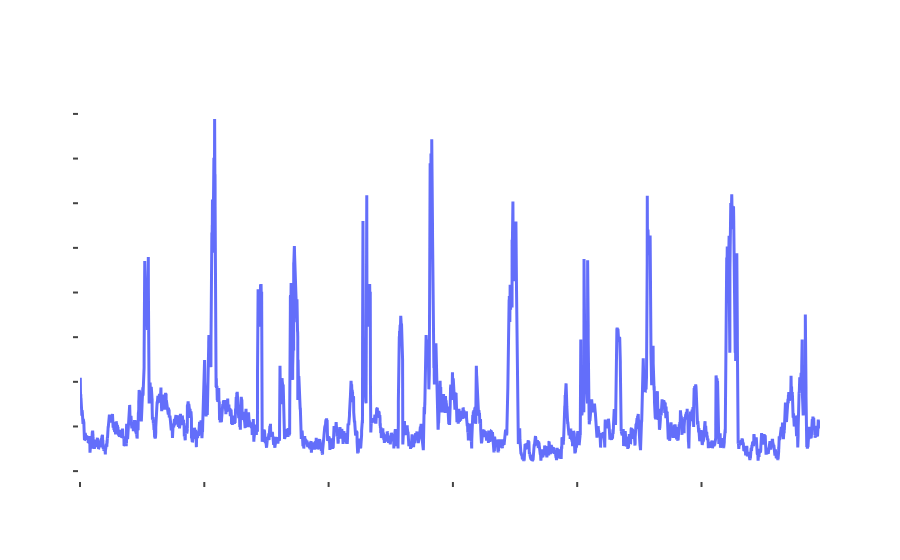

Notebook cell for this chart:
### Markdown cell above
Визуализируйте найденный матричный профиль временного ряда.

### Code cell
plot_ts(mp['mp'], "Matrix Profile")

### Figure 1 — Plotly figure (JSON) as saved in the notebook; plotly's stock layout.template omitted (floating-point values rounded to 4 significant figures; data arrays with more than 128 entries replaced by an {"elided": "..."} marker saying what was removed)
{"data": [{"line": {"width": 3}, "type": "scatter", "x": {"elided": "29767 int values"}, "y": {"elided": "29767 float values"}}], "layout": {"legend": {"font": {"color": "white", "size": 20}}, "paper_bgcolor": "rgba(0,0,0,0)", "plot_bgcolor": "rgba(0,0,0,0)", "title": {"font": {"color": "white", "size": 24}, "text": "Matrix Profile"}, "xaxis": {"linecolor": "#fff", "linewidth": 2, "showgrid": false, "tickfont": {"color": "white", "size": 18}, "ticks": "outside", "tickwidth": 2, "title": {"font": {"color": "white", "size": 22}, "text": "Time"}}, "yaxis": {"linecolor": "#fff", "linewidth": 2, "showgrid": false, "tickfont": {"color": "white", "size": 18}, "ticks": "outside", "tickwidth": 2, "title": {"font": {"color": "white", "size": 22}, "text": "Values"}, "zeroline": false}}}
